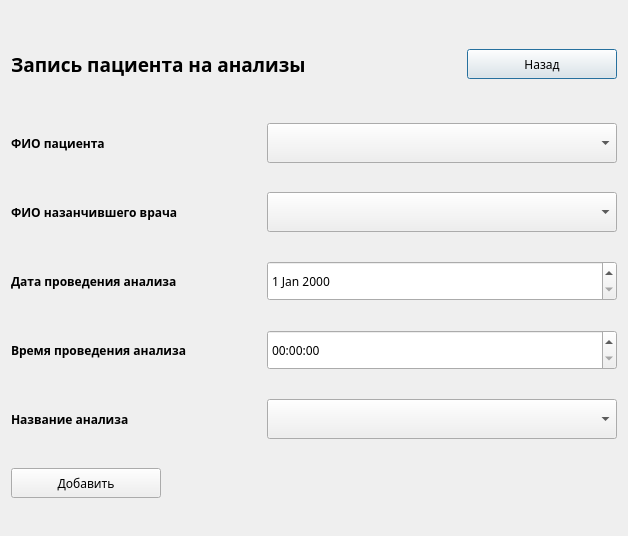
<?xml version="1.0" encoding="UTF-8"?>
<ui version="4.0">
 <class>recordforanalysis</class>
 <widget class="QDialog" name="recordforanalysis">
  <property name="geometry">
   <rect>
    <x>0</x>
    <y>0</y>
    <width>624</width>
    <height>536</height>
   </rect>
  </property>
  <property name="maximumSize">
   <size>
    <width>798</width>
    <height>16777215</height>
   </size>
  </property>
  <property name="font">
   <font>
    <family>Gargi</family>
   </font>
  </property>
  <property name="windowTitle">
   <string>Запись на анализ</string>
  </property>
  <layout class="QGridLayout" name="gridLayout">
   <item row="4" column="0">
    <widget class="QLabel" name="lbStartTime_3">
     <property name="minimumSize">
      <size>
       <width>250</width>
       <height>40</height>
      </size>
     </property>
     <property name="maximumSize">
      <size>
       <width>300</width>
       <height>16777215</height>
      </size>
     </property>
     <property name="font">
      <font>
       <family>Gargi</family>
       <weight>75</weight>
       <bold>true</bold>
      </font>
     </property>
     <property name="text">
      <string>Время проведения анализа </string>
     </property>
    </widget>
   </item>
   <item row="5" column="0">
    <widget class="QLabel" name="lbStartTime_7">
     <property name="minimumSize">
      <size>
       <width>250</width>
       <height>40</height>
      </size>
     </property>
     <property name="maximumSize">
      <size>
       <width>300</width>
       <height>16777215</height>
      </size>
     </property>
     <property name="font">
      <font>
       <family>Gargi</family>
       <weight>75</weight>
       <bold>true</bold>
      </font>
     </property>
     <property name="text">
      <string>Название анализа</string>
     </property>
    </widget>
   </item>
   <item row="3" column="0">
    <widget class="QLabel" name="lbStartTime_4">
     <property name="minimumSize">
      <size>
       <width>250</width>
       <height>40</height>
      </size>
     </property>
     <property name="maximumSize">
      <size>
       <width>300</width>
       <height>16777215</height>
      </size>
     </property>
     <property name="font">
      <font>
       <family>Gargi</family>
       <weight>75</weight>
       <bold>true</bold>
      </font>
     </property>
     <property name="text">
      <string>Дата проведения анализа </string>
     </property>
    </widget>
   </item>
   <item row="1" column="1" colspan="2">
    <widget class="QComboBox" name="cbPatient">
     <property name="minimumSize">
      <size>
       <width>350</width>
       <height>40</height>
      </size>
     </property>
     <property name="maximumSize">
      <size>
       <width>350</width>
       <height>16777215</height>
      </size>
     </property>
    </widget>
   </item>
   <item row="0" column="2">
    <widget class="QPushButton" name="btnBack">
     <property name="minimumSize">
      <size>
       <width>150</width>
       <height>30</height>
      </size>
     </property>
     <property name="maximumSize">
      <size>
       <width>30</width>
       <height>16777215</height>
      </size>
     </property>
     <property name="text">
      <string>Назад</string>
     </property>
    </widget>
   </item>
   <item row="1" column="0">
    <widget class="QLabel" name="lbStartTime_5">
     <property name="minimumSize">
      <size>
       <width>250</width>
       <height>40</height>
      </size>
     </property>
     <property name="maximumSize">
      <size>
       <width>300</width>
       <height>16777215</height>
      </size>
     </property>
     <property name="font">
      <font>
       <family>Gargi</family>
       <weight>75</weight>
       <bold>true</bold>
      </font>
     </property>
     <property name="text">
      <string>ФИО пациента</string>
     </property>
    </widget>
   </item>
   <item row="6" column="0">
    <widget class="QPushButton" name="btnAdd">
     <property name="minimumSize">
      <size>
       <width>150</width>
       <height>30</height>
      </size>
     </property>
     <property name="maximumSize">
      <size>
       <width>30</width>
       <height>16777215</height>
      </size>
     </property>
     <property name="text">
      <string>Добавить</string>
     </property>
    </widget>
   </item>
   <item row="0" column="0" colspan="2">
    <widget class="QLabel" name="lbStartTime_8">
     <property name="minimumSize">
      <size>
       <width>350</width>
       <height>60</height>
      </size>
     </property>
     <property name="maximumSize">
      <size>
       <width>300</width>
       <height>60</height>
      </size>
     </property>
     <property name="font">
      <font>
       <family>Gargi</family>
       <pointsize>14</pointsize>
       <weight>75</weight>
       <bold>true</bold>
      </font>
     </property>
     <property name="text">
      <string>Запись пациента на анализы</string>
     </property>
     <property name="alignment">
      <set>Qt::AlignLeading|Qt::AlignLeft|Qt::AlignVCenter</set>
     </property>
    </widget>
   </item>
   <item row="5" column="1" colspan="2">
    <widget class="QComboBox" name="cbAnalysis">
     <property name="minimumSize">
      <size>
       <width>350</width>
       <height>40</height>
      </size>
     </property>
     <property name="maximumSize">
      <size>
       <width>350</width>
       <height>16777215</height>
      </size>
     </property>
    </widget>
   </item>
   <item row="2" column="1" colspan="2">
    <widget class="QComboBox" name="cbDoctor">
     <property name="minimumSize">
      <size>
       <width>350</width>
       <height>40</height>
      </size>
     </property>
     <property name="maximumSize">
      <size>
       <width>350</width>
       <height>16777215</height>
      </size>
     </property>
    </widget>
   </item>
   <item row="3" column="1" colspan="2">
    <widget class="QDateEdit" name="deDate">
     <property name="minimumSize">
      <size>
       <width>350</width>
       <height>40</height>
      </size>
     </property>
     <property name="maximumSize">
      <size>
       <width>350</width>
       <height>16777215</height>
      </size>
     </property>
    </widget>
   </item>
   <item row="2" column="0">
    <widget class="QLabel" name="lbStartTime_6">
     <property name="minimumSize">
      <size>
       <width>250</width>
       <height>40</height>
      </size>
     </property>
     <property name="maximumSize">
      <size>
       <width>300</width>
       <height>16777215</height>
      </size>
     </property>
     <property name="font">
      <font>
       <family>Gargi</family>
       <weight>75</weight>
       <bold>true</bold>
      </font>
     </property>
     <property name="text">
      <string>ФИО назанчившего врача</string>
     </property>
    </widget>
   </item>
   <item row="4" column="1" colspan="2">
    <widget class="QTimeEdit" name="teTime">
     <property name="minimumSize">
      <size>
       <width>350</width>
       <height>40</height>
      </size>
     </property>
     <property name="maximumSize">
      <size>
       <width>350</width>
       <height>16777215</height>
      </size>
     </property>
    </widget>
   </item>
  </layout>
 </widget>
 <resources/>
 <connections/>
</ui>
